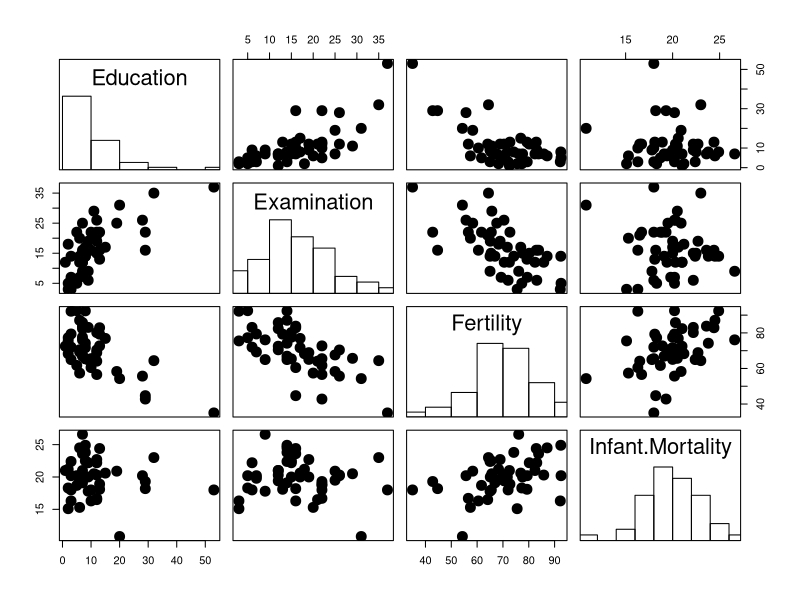
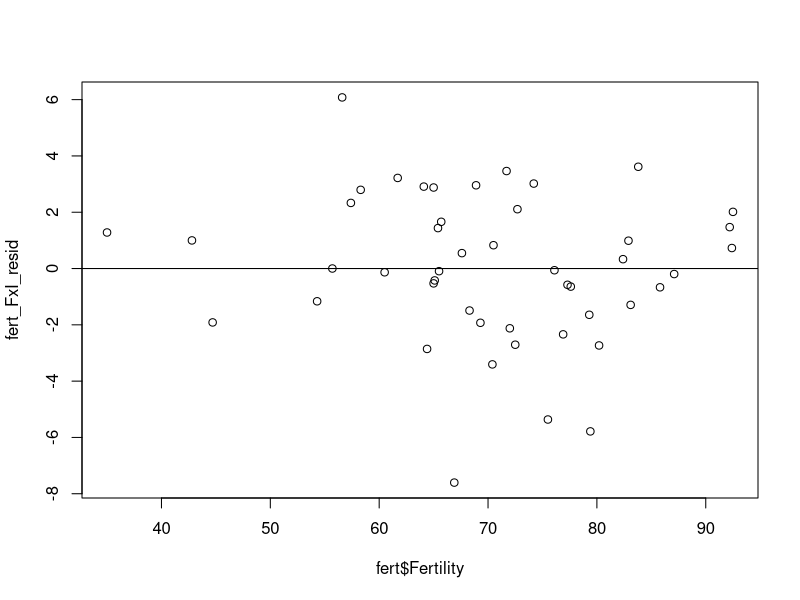
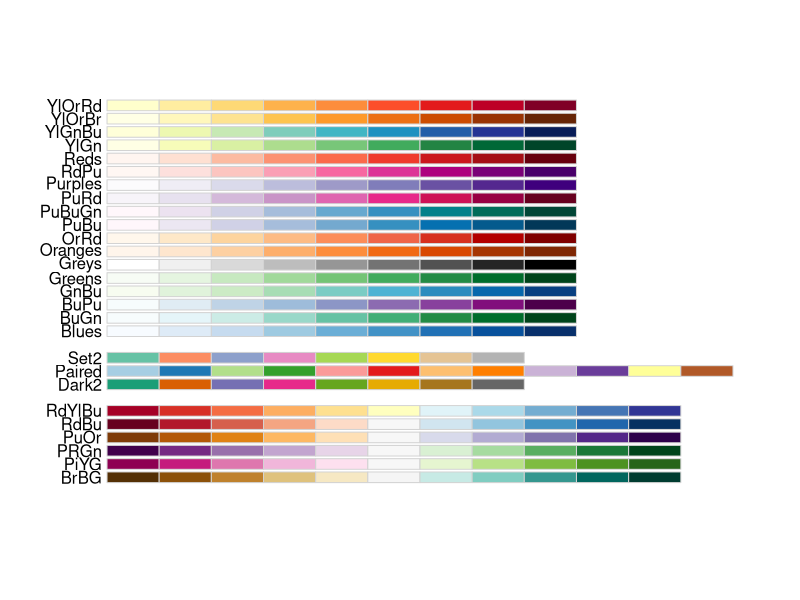
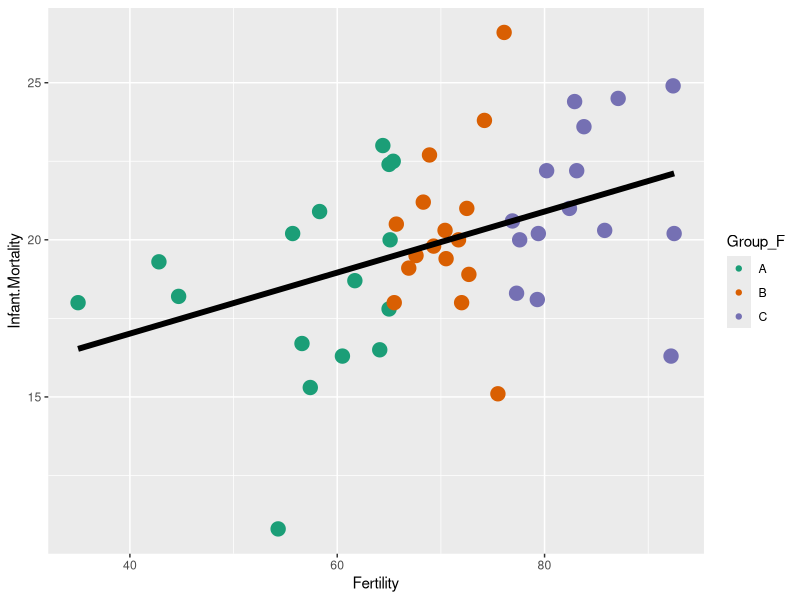
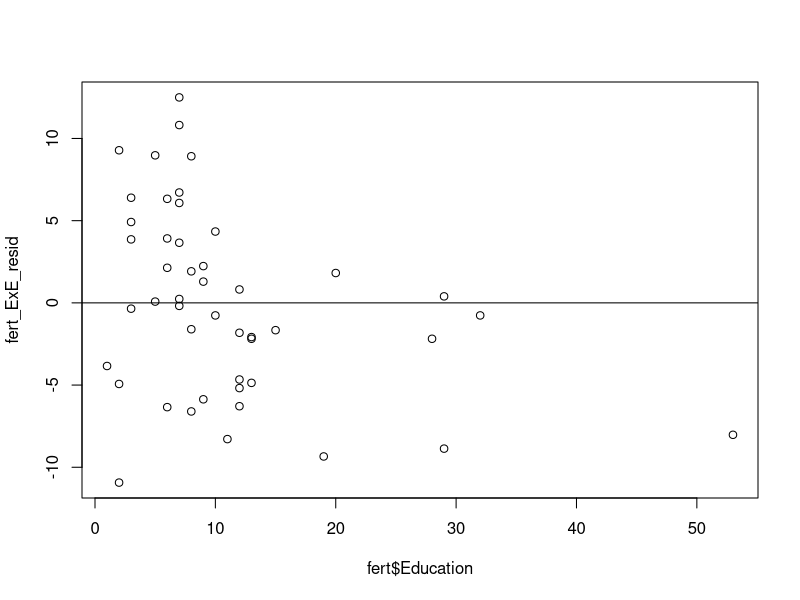
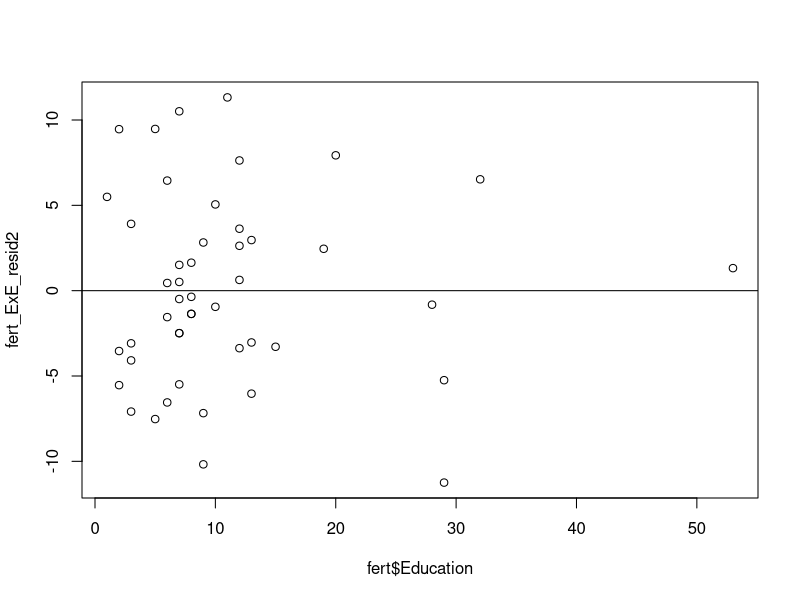
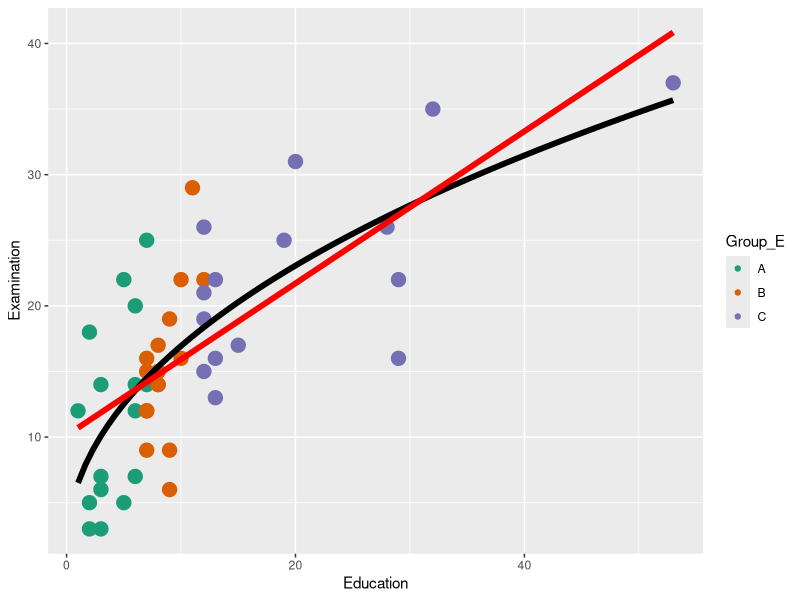

Reproduce these figures in R, in order.
# Outline -----------------------------------------------------------------

# 1. Scatterplot Matrix
# 2. Assumptions
# 3. Linear Regression (Linear model)
# 4. Interpretting Results
# 5. Linear Regression (Curved model)
# 6. Partial F-Test

# Load Data ---------------------------------------------------------------

# Load packages
pack <- c("tidyverse",    # Main processing package
          "broom",        # Tidying stat outputs
          "RColorBrewer") # Color palettes for graphing

package.check <- lapply(
  pack, # List of packages to load
  FUN = function(x) { # Making a function
    if (!require(x, character.only = TRUE)) { # If you can't find the package
      install.packages(x, dependencies = TRUE) # First install it
      library(x, character.only = TRUE) # Then load it
    }
  }
)
rm(list = ls()) # Remove object and function after use

# Load data
?swiss
fert <- as_tibble(swiss, rownames = 'Name') %>% # Import rownames into a column
  select(Name, Education, Examination, 
         Fertility, Infant.Mortality) %>% # Subset for example
  print()

# Visualize patterns in data with scatterplot matrix ----------------------

# Utilize function that adds histograms to the scatterplot matrix
panel.hist <- function(x, ...)
{
  usr <- par("usr"); on.exit(par(usr))
  par(usr = c(usr[1:2], 0, 1.5) )
  h <- hist(x, plot = FALSE)
  breaks <- h$breaks; nB <- length(breaks)
  y <- h$counts; y <- y/max(y)
  rect(breaks[-nB], 0, breaks[-1], y, 
       #col = "red", # Change if you want to add color 
       ...)
}

# View data as a scatterplot matrix
pairs(fert[, 2:5], # Variables being analyzed
      pch = 19, # symbol type
      diag.panel = panel.hist, # Insert histogram
      cex.labels = 2, # Font size 
      cex = 2) # Symbol size

# Click the zoom button for easier vierwing
# Variables are listed in a diagonal with the data shown as a histogram
# Each intersection shows a scatterplot for the associated variables 
# Each scatterplot is repeated twice with the axes switched

## Linear regressions compare 2 continuous variables that don't necessarily
## have an independent-dependent relationship. This test's purpose is to see
## how well 1 variable can predict the other. 

## We are using select variables from the swiss dataset to show different trends
## in the data and how to apply the correct the best-fitting formulas.

# Possible trends:
# Fertility x Infant Mortality - Linear (proportional changes)
# Education x Examination      - Square root (curves up towards a asymptote)
# Examination x Fertility      - Exponential decay (curves downward)
# Education x Infant Mortality - No trend

# Example 1: Fertility x Infant Mortality ---------------------------------

## Research question: How does fertility affect infant mortality?

# Check Assumptions -------------------------------------------------------

## Process is described in a previous file, but there are some adjustments
## 1. Switch aov() with lm() 
## 2. Add arbitrary categorical variable for checking variances
## 3. Check for best fit line using a residual plot

# Check normality
## Although both variables are continuous and not necessarily affecting each other,
## you want to put the variable most likely to influence the other as the X-variable
fert_FxI_model <- lm(Infant.Mortality ~ Fertility, data = fert)
fert_FxI_resid <- resid(fert_FxI_model)
shapiro.test(fert_FxI_resid) # Normal Distribution

# Check variances
## To compare variances between 2 continuous variables, data needs to be 
## grouped into categories

fert %>% summarise(count = n(),
                   grouping = count/3) # Count for 3 equal groups
fert <- fert %>% arrange(Fertility) %>% # Organize data by x-variable
  mutate(Group_F = rep(c("A", "B", "C"), # Repeat group names
                     c(16, 16, 15))) %>% # Arbitrary groups
  print()

bartlett.test(Infant.Mortality ~ Group_F, data = fert) # Equal variances

# Check for best fit line

plot(fert$Fertility, fert_FxI_resid) %>% # Plot residuals along your x-variable
  abline(h = 0) # Flot a horizontal line at 0 for reference
# Are the residuals equally distributed around the horizontal line?
# I would argue yes, so the (linear) model is the best fit line

# Linear Regression -------------------------------------------------------

## This may be confusing, but you check your assumptions using lm(), and then
## you run your statistical analyses using aov(), and lastly, use your lm()
## to pull info like the y-intercept and slope of the best-fit line 
fert_FxT_aov <- aov(Infant.Mortality ~ Fertility, data = fert)

# Results for whole model
tidy(fert_FxT_aov)
# Results about fitted line
tidy(fert_FxI_model)

# Interpretting results ---------------------------------------------------

# Plotting your data will help you interpret your results
# Select a colorblind friendly palette
RColorBrewer::display.brewer.all(colorblindFriendly = TRUE) # View palettes

fert %>% 
  ggplot(aes(x = Fertility, y = Infant.Mortality)) +
  geom_point(aes(color = Group_F, size = 1)) +
  stat_smooth(method = "lm", color = "black", size = 2, 
              formula = y ~ x, # This needs to mirror your lm() formula
              se = FALSE) + # Toggle depending on your preference
  scale_fill_brewer(palette = "Dark2", aesthetics = "color") +
  scale_size(guide = "none")

# Results for whole model
tidy(fert_FxT_aov)
## Fertility has a significant effect on Infant Mortality (F = 9.45; df = 1, 45; 
## p = 0.00359). This pattern for identifying the appropriate Test Statistic, 
## df, and p-value remains true with multiple comparisons. Examples to follow.

# Results about fitted line
tidy(fert_FxI_model)

## y-intercept = 13.1; slope = 0.0971; 
## p-value for (intercept) = are the intercepts are different?
## You don't typically report these p-values b/c aov() accounts for the whole model

# Example 2: Education x Examination --------------------------------------

## Research question: How well does a person's education predict the highest
## mark for their army examination?

# Check Assumptions -------------------------------------------------------

# Check normality
fert_ExE_model <- lm(Examination ~ Education, data = fert)
fert_ExE_resid <- resid(fert_ExE_model)
shapiro.test(fert_ExE_resid) # Normal Distribution

# Check variances
# Create new grouping
fert <- fert %>% arrange(Education) %>% # Organize data by x-variable
  mutate(Group_E = rep(c("A", "B", "C"), # Repeat group names
                     c(16, 16, 15))) %>% # Arbitrary groups
  print()

bartlett.test(Examination ~ Group_E, data = fert) # Equal variances

# Check for best fit line

plot(fert$Education, fert_ExE_resid) %>% # Plot residuals along your x-variable
  abline(h = 0) # Flot a horizontal line at 0 for reference
# Are the residuals equally distributed around the horizontal line?
# I would argue no since the points are move heavily found below the line

# Adjusting your linear model

# Scatterplot patterns have different exponents to adjust their best fit line
# Linear:             x ^ 1 (does not need to be specified)
# Exponential growth: x ^ (# > 1)
# Exponential decay:  x ^ (# < 1)
# Square root:        x ^ (1 / 2)

# Adjust your linear model
fert_ExE_model2 <- lm(Examination ~ Education + 
                        I(Education ^ (1/2)), data = fert) # Follow this pattern
fert_ExE_resid2 <- resid(fert_ExE_model2)
shapiro.test(fert_ExE_resid2) # Normal distribution
bartlett.test(Examination ~ Group_E, data = fert) # Equal variances

# Graph residual plot
plot(fert$Education, fert_ExE_resid2) %>% abline(h = 0) 
# Points look more evenly distributed around the horizontal line

# Linear Regression -------------------------------------------------------

fert_ExE_aov <- aov(data = fert, Examination ~ Education + I(Education ^ (1/2)))

# Results for whole model
tidy(fert_ExE_aov)
# Results about fitted line
tidy(fert_ExE_model2)

# Interpretting Results ---------------------------------------------------

fert %>% 
  ggplot(aes(x = Education, y = Examination)) +
  geom_point(aes(color = Group_E, size = 1)) +
  stat_smooth(method = "lm", color = "black", size = 2,
              formula = y ~ x + I(x ^ (1 / 2)), se = FALSE) +
  stat_smooth(method = "lm", color = "red", size = 2, # Comment to hide
              formula = y ~ x, se = FALSE) + # Bad fitted line
  scale_fill_brewer(palette = "Dark2", aesthetics = "color") +
  scale_size(guide = "none")

# Results for whole model
tidy(fert_ExE_aov)
## Education shows a borderline significant curvilinear relationship with 
## Examinations (df = 1, 44; F = 3.42; p = 0.0711). 
# Results about fitted line
tidy(fert_ExE_model2)
# y-intercept: 1.53; (curvilinear) slope: 5.01

# Partial F-Test ----------------------------------------------------------

## If you want to double check whether your curved line is a better model than
## the linear model, you can run a partial F-test to compare the models. When
## reporting your overall results, you can report either your whole model
## results (aov()) or your partial F-test's results (anova())

# I know it's confusing, but use anova() for a partial F-test
anova(fert_ExE_model2, # Curved model
      fert_ExE_model) # Linear model

## These results mirror the aov() results that show this new model as borderline
## significant. I think you could actually report either the linear or curved
## model results and be okay. Just depends on how you interpret your data.
